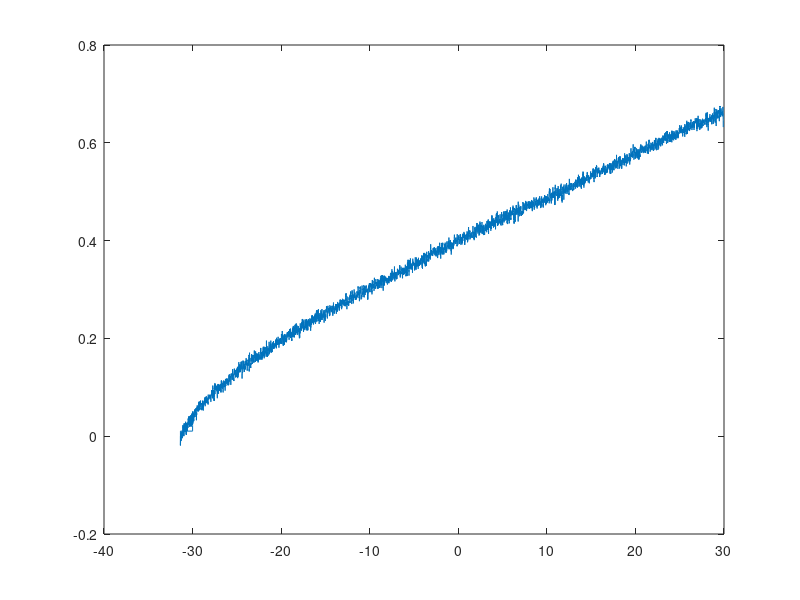

Source code (MATLAB):
%data processing
clear
load('1117_thin5_112.mat');
pos = pos(2:length(pos)-100);
load = load(2:length(load)-100);
load = medfilt1(load,15);
plot(pos,load)